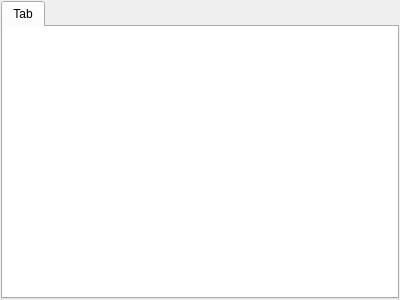
<?xml version="1.0" encoding="UTF-8"?>
<ui version="4.0">
 <class>PropertyDialog</class>
 <widget class="QDialog" name="PropertyDialog">
  <property name="geometry">
   <rect>
    <x>0</x>
    <y>0</y>
    <width>400</width>
    <height>300</height>
   </rect>
  </property>
  <property name="windowTitle">
   <string>Properties</string>
  </property>
  <property name="inputMethodHints">
   <set>Qt::ImhNone</set>
  </property>
  <property name="modal">
   <bool>false</bool>
  </property>
  <layout class="QVBoxLayout" name="verticalLayout">
   <property name="margin">
    <number>1</number>
   </property>
   <item>
    <widget class="QTabWidget" name="tabWidget">
     <widget class="QWidget" name="tab">
      <attribute name="title">
       <string>Tab</string>
      </attribute>
      <layout class="QHBoxLayout" name="horizontalLayout">
       <property name="margin">
        <number>0</number>
       </property>
       <item>
        <widget class="QTreeView" name="propertyTreeView">
         <property name="frameShape">
          <enum>QFrame::NoFrame</enum>
         </property>
         <property name="autoScroll">
          <bool>false</bool>
         </property>
         <property name="editTriggers">
          <set>QAbstractItemView::CurrentChanged|QAbstractItemView::EditKeyPressed|QAbstractItemView::SelectedClicked</set>
         </property>
         <property name="alternatingRowColors">
          <bool>true</bool>
         </property>
         <property name="indentation">
          <number>15</number>
         </property>
         <property name="uniformRowHeights">
          <bool>true</bool>
         </property>
         <attribute name="headerCascadingSectionResizes">
          <bool>true</bool>
         </attribute>
         <attribute name="headerCascadingSectionResizes">
          <bool>true</bool>
         </attribute>
        </widget>
       </item>
      </layout>
     </widget>
    </widget>
   </item>
  </layout>
 </widget>
 <resources/>
 <connections/>
</ui>
